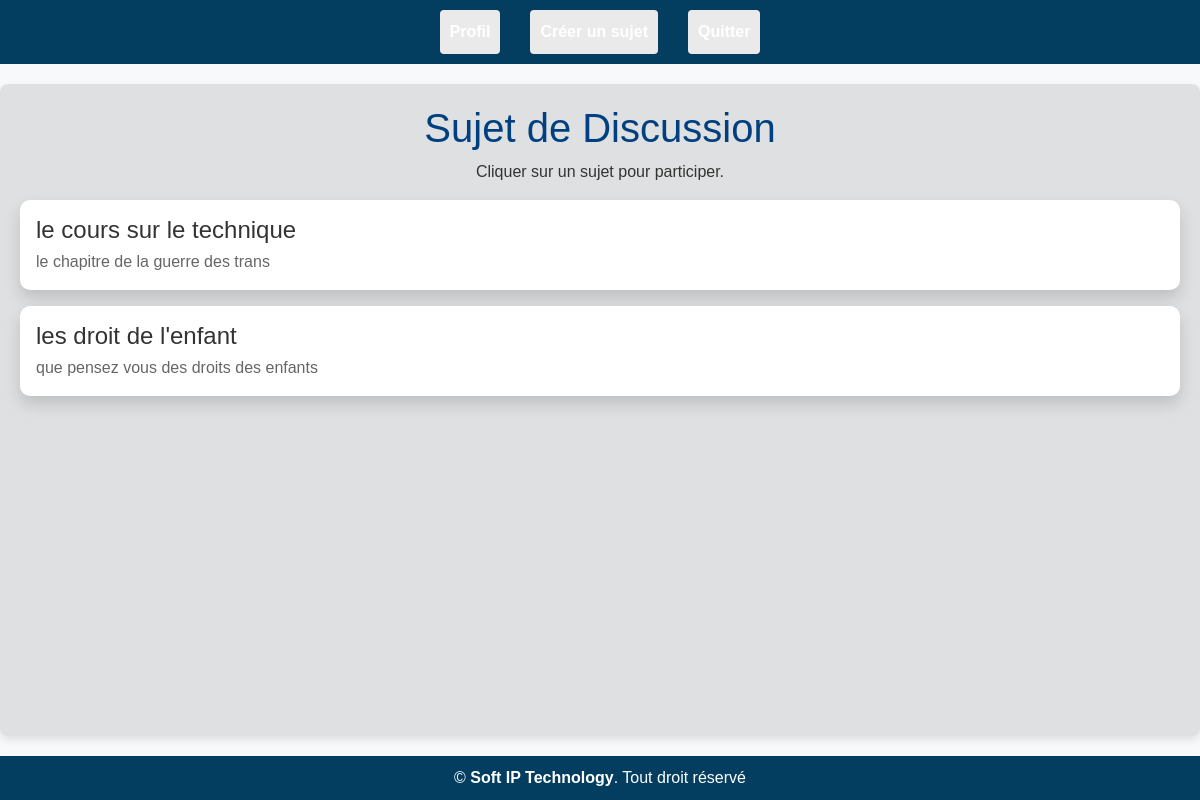
/forum/forum.php (signed in), run on an earlier commit of the app's database.
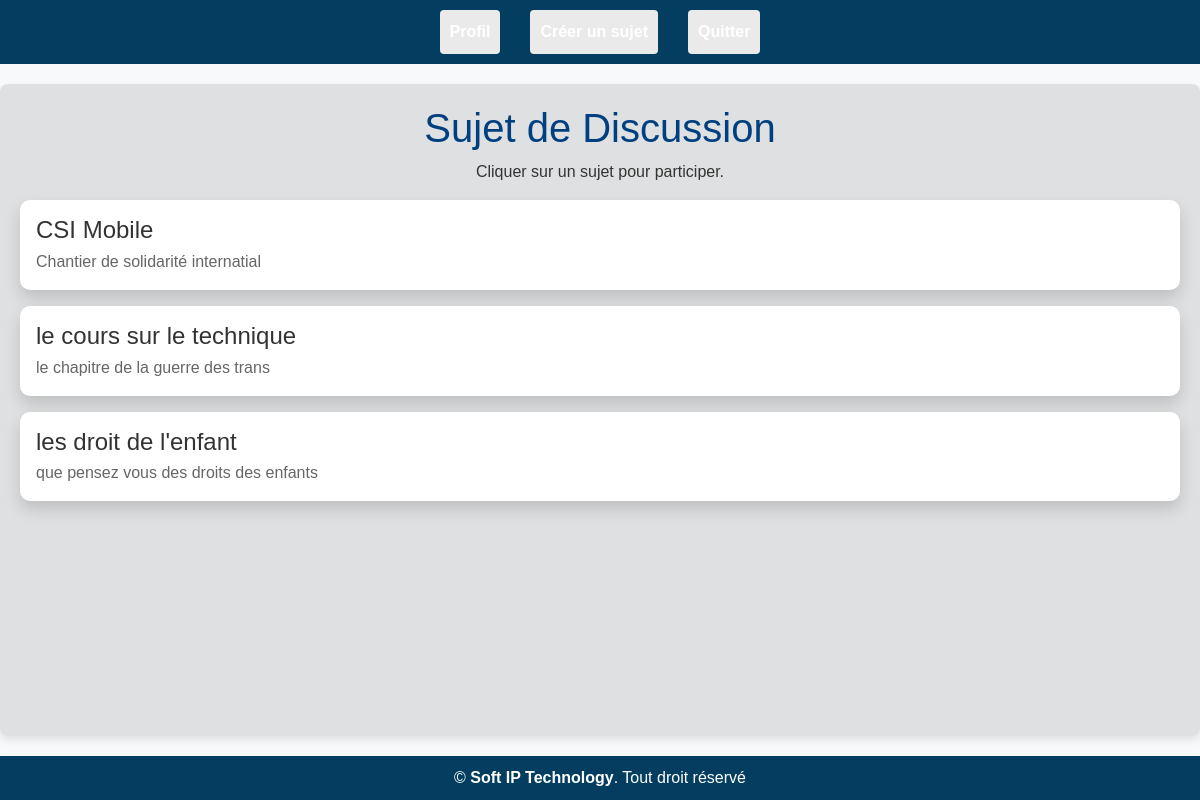
And on a later commit of the database.
### tables this page shows
CREATE TABLE `topics` (
  `id` int(11) NOT NULL,
  `title` varchar(255) NOT NULL,
  `description` text DEFAULT NULL,
  `created_by` int(11) DEFAULT NULL,
  `created_at` timestamp NOT NULL DEFAULT current_timestamp()
);

### forum/forum.php (the view, shortened to what this page needs)
<?php
include('../admin/config.php');
$query = "SELECT * FROM topics ORDER BY created_at DESC";
$stmt = $pdo->query($query);
$topics = $stmt->fetchAll(PDO::FETCH_ASSOC);
?>
<!DOCTYPE html>
<html lang="fr">
<head>
    <link rel="stylesheet" href="styles.css">
    <link rel="stylesheet" href="https://cdn.jsdelivr.net/npm/bootstrap@5.3.0/dist/css/bootstrap.min.css">
    <link rel="stylesheet" href="https://cdnjs.cloudflare.com/ajax/libs/bootstrap-icons/1.11.3/font/bootstrap-icons.min.css">
</head>
<body>
    <nav>
        <ul>
            <?php if (isset($_SESSION['student_id'])): ?>
                <li><a href="../students/student_dashboard.php">Profil</a></li>
                <li><a href="create_topic.php">Créer un sujet</a></li>
                <li><a href="../students/logout.php">Quitter</a></li>
            <?php elseif (isset($_SESSION['trainer_id'])): ?>
                <li><a href="../trainers/trainers.php">Profil</a></li>
                <li><a href="create_topic.php">Créer un sujet</a></li>
                <li><a href="../trainers/logout_trainer.php">Quitter</a></li>
            <?php elseif (isset($_SESSION['admin_id'])): ?>
                <li><a href="../admin/dashboard.php">Tableau de bord Admin</a></li>
                <li><a href="create_topic.php">Créer un sujet</a></li>
                <li><a href="../admin/logout.php">Quitter</a></li>
            <?php else: ?>
                <li><a href="../students/login_student_cool.php">Connexion Étudiant</a></li>
                <li><a href="../trainers/login_trainer.php">Connexion Formateur</a></li>
                <li><a href="../admin/login_admin.php">Connexion Admin</a></li>
            <?php endif; ?>
        </ul>
    </nav>
    <div class="container">
        <div class="mb-2 text-center">
            <h1 class="">Sujet de Discussion</h1>
            <p>Cliquer sur un sujet pour participer.</p>
        </div>
        <ul >
            <?php foreach ($topics as $topic): ?>
                <li class="mb-3 shadow p-3" style="background-color: #fff; border-radius: 10px;">
                    <a href="topic.php?id=<?php echo $topic['id']; ?>">
                        <h3><?php echo htmlspecialchars($topic['title']); ?></h3>
                        <p><?php echo htmlspecialchars($topic['description']); ?></p>
                    </a>
                </li>
            <?php endforeach; ?>
        </ul>
    </div>
    <?php require_once ('../inclusion/footer_2.php'); ?>
</body>
</html>

What changed in the data, as far as the page shows it:
added topics: title "CSI Mobile", description "Chantier de solidarité internatial"
